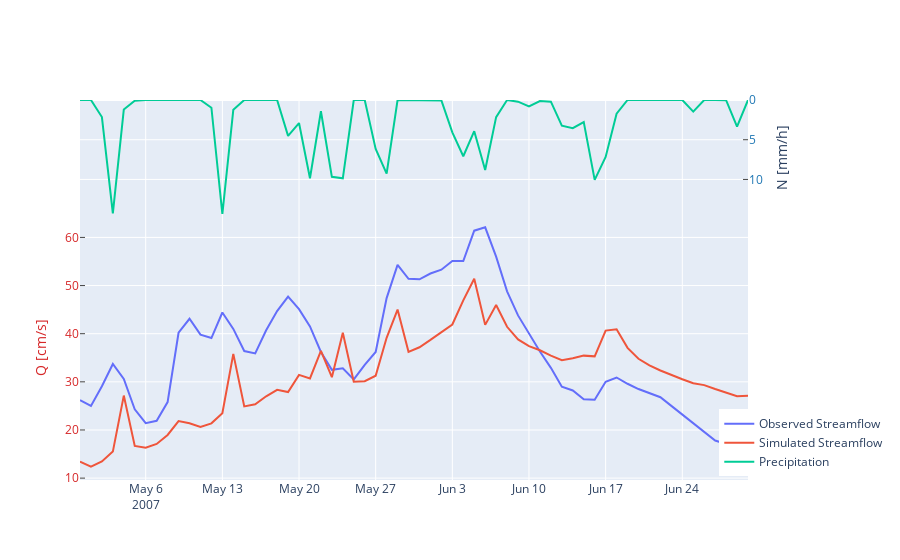

This figure's notebook cell:
### Code cell
fig = hbv._plot_streamflow_and_precipitation(
    input_data_df=hbvsaskModelObject.time_series_measured_data_df, 
    simulated_data_df=results_array_changed_param[0][0]['result_time_series'], 
    input_data_time_column=hbvsaskModelObject.time_column_name,
    simulated_time_column=hbvsaskModelObject.time_column_name, 
    observed_streamflow_column=hbvsaskModelObject.streamflow_column_name,
    simulated_streamflow_column="Q_cms", 
    precipitation_columns=hbvsaskModelObject.precipitation_column_name)
fig.show()
